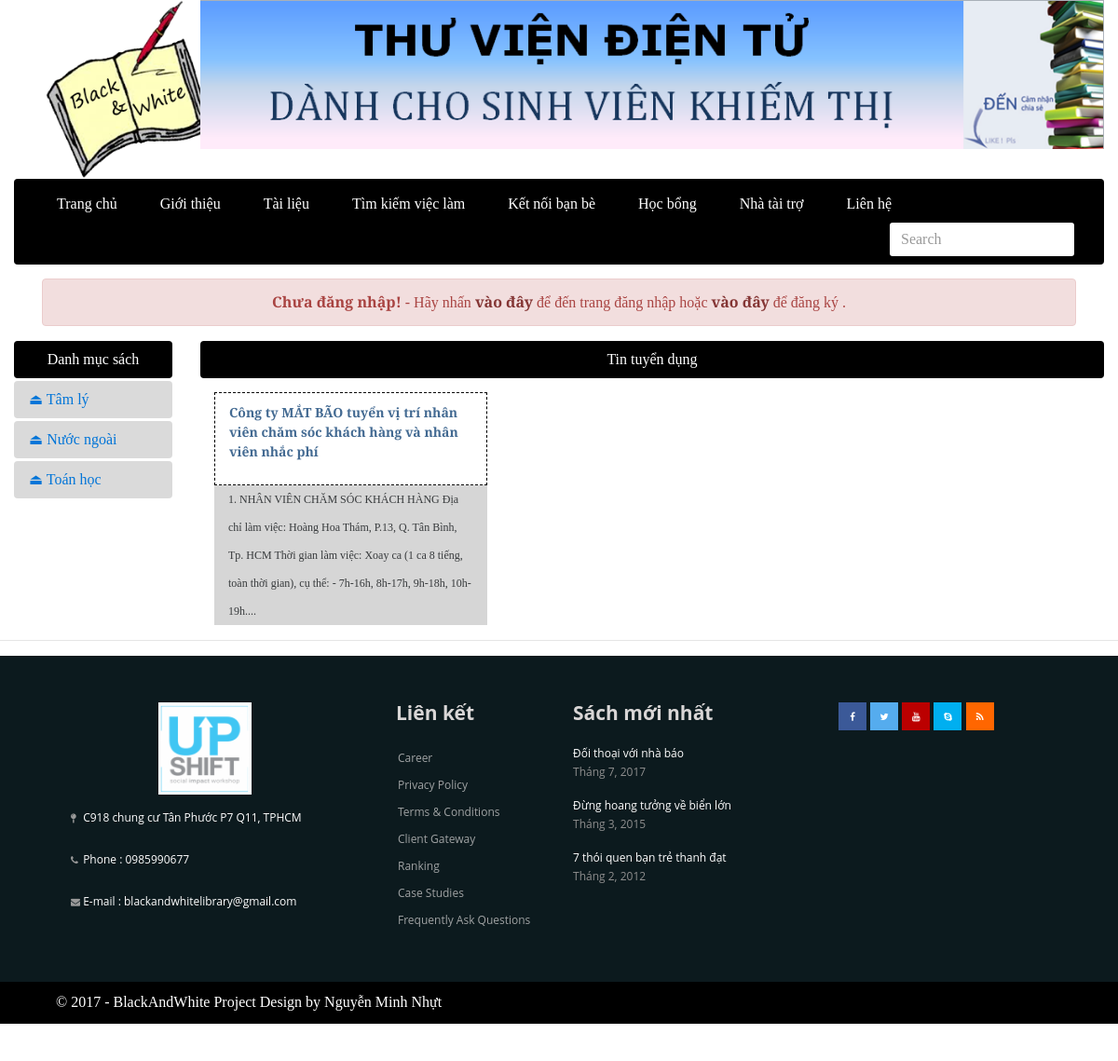
Before: /index.php?page=tin-tuyen-dung with the older database file.
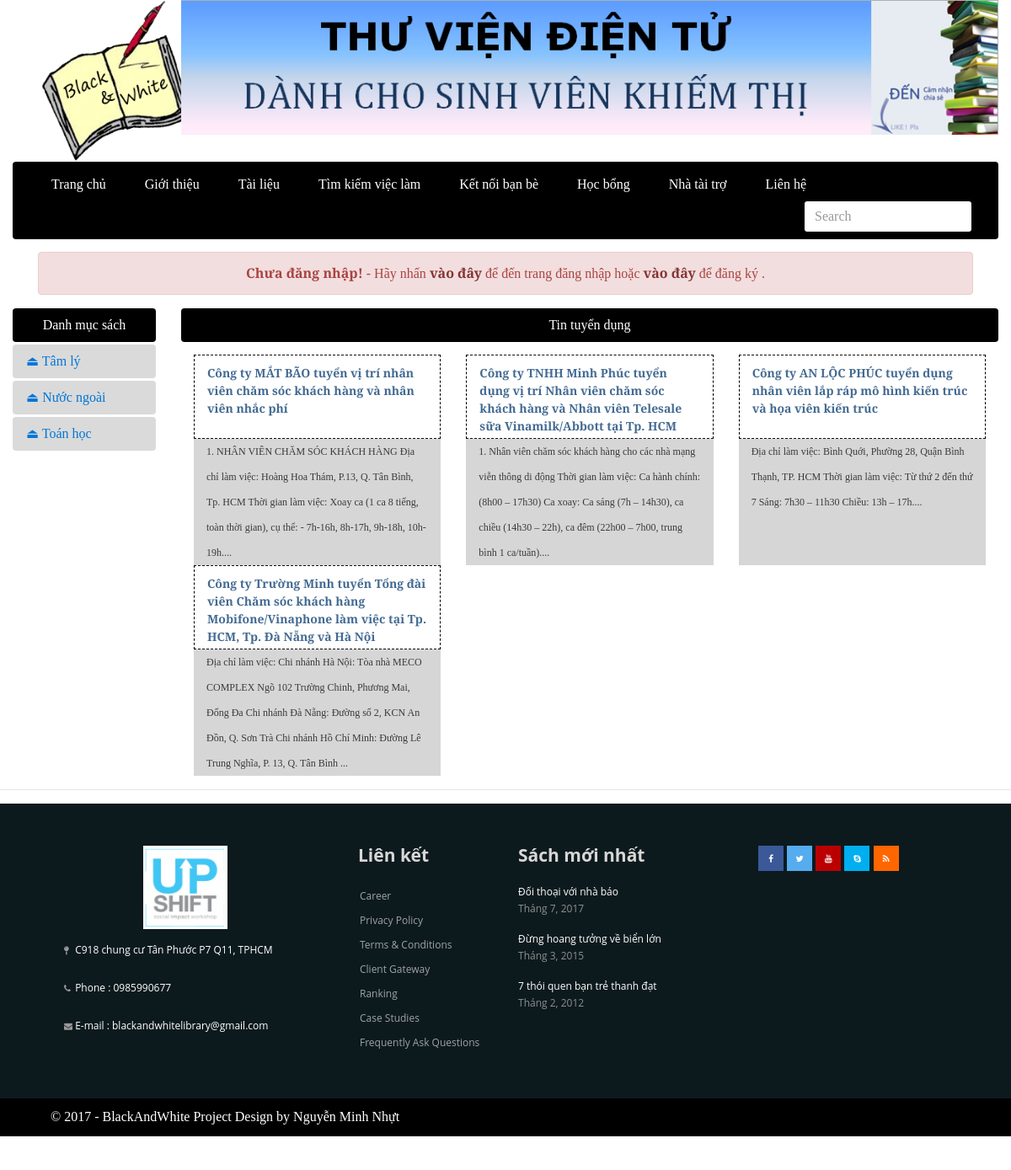
After: the same page with the newer database file.
### tables this page shows
CREATE TABLE `category` (
  `catid` int(10) NOT NULL,
  `catname` varchar(200) NOT NULL,
  `catnameseo` varchar(200) NOT NULL
);

CREATE TABLE `recruite` (
  `rid` int(100) NOT NULL,
  `rtit` varchar(255) NOT NULL,
  `rdes` text NOT NULL,
  `rct` text NOT NULL
);

### class/Db.class.php (called while the page is built, shortened)
<?php
class Db{
	private $conn = null;
	public function __construct()
	{
		$host ="mysql:host=". HOST."; dbname=". DB_NAME;
		try
		{
			$this->conn = new PDO($host, DB_USER, DB_PASS);
			$this->conn->query("set names 'utf8' ");
		}
		catch (PDOException $e)
		{
			echo "Không thể kết nối cơ sở dữ liệu";
		}
	}
	public function __destruct()
	{
		$this->conn = null;
	}
	private function query($sql, $arr = array(), $mode = PDO::FETCH_ASSOC)
	{
		$pre = $this->conn->prepare($sql);
		if(!$pre->execute($arr))
		{
			echo "Không thể thực thi"; exit;
		}
		return $pre->fetchAll($mode);
	}
	public function select($sql, $arr = array(), $mode = PDO::FETCH_ASSOC)
	{
		return $this->query($sql, $arr, $mode);
	}
}
?>

### include/recruite.php (the view)
<?php
$sql = "SELECT * FROM recruite";
$obj = new Db();
$rows = $obj->select($sql);
?>
<div class="col-sm-10">
    <nav class="navbar navbar-default navbar-fnt navbar-backgrnd menu-primary showcase">
    <center><div class="nav-link active" href="#"><span>Tin tuyển dụng</span></div></center>
  </nav>
  <div class="container">
    <div class="row">
      <?php
        foreach ($rows as $row) {
      ?>
      <div class="col-sm-4">
          <div class="col-sm-12 tieudetd">
            <a href="index.php?page=xem-tin-tuyen-dung&idtd=<?php echo $row['rid']; ?>"><?php echo $row['rtit']; ?></a>
          </div>
          <div class="col-sm-12 ndtuyendung">
            <?php echo $row['rdes']; ?>
          </div>
      </div>
      <?php } ?>
    </div>
  </div>
</div>

### index.php (shortened to what this page needs)
<!DOCTYPE html>
<html>
  <head>
    <?php
    require_once("include/header.php");
    ?>
  </head>
  <body>
    <?php
    require_once("include/banner.php");
    require_once("include/menuprimary.php");
    require_once("include/status.php");
    ?>
    <div class="container-fluid">
      <div class="row">
        <div class="col-sm-12">
          <div class="row">
            <?php
            require_once("include/leftmenu.php");
            if(isset($_GET['page'])){
              $id = $_GET['page'];
            }
            else $id = "";
            switch ($id) {
              case 'tin-tuyen-dung':
                require_once("include/recruite.php");
                break;
            }
            ?>
          </div>
        </div>
      </div>
    </div>
    <hr>
    <?php
    require_once("include/footer.php");
    ?>
  </body>
</html>

### include/header.php (shortened to what this page needs)
<link rel="stylesheet" href="vendor/bootstrap.css">
<link rel="stylesheet" href="vendor/font-awesome.css">
<link rel="stylesheet" href="style/style.css">

### include/banner.php
<div class="container-fluid">
  <div class="row">
    <div class="col-sm-2 push-1-sm logo">
      <img src="img/logo.png" alt="" height="200px">
    </div>
    <div class="col-sm-10">
      <div class="row banner">
        <div class="col-sm-12">
          <img src="img/banner.png" alt="">
        </div>
      </div>
    </div>
  </div>
</div>

### include/menuprimary.php
<div class="container-fluid">
  <div class="row">
    <div class="col-sm-12">
      <nav class="navbar navbar-default navbar-fnt navbar-backgrnd menu-primary">
        <ul class="nav navbar-nav">
          <li class="nav-item active firstitem">
            <a class="nav-link first-item" href="index.php">Trang chủ<span class="sr-only">(current)</span></a>
          </li>
          <li class="nav-item active">
            <a class="nav-link first-item" href="index.php?page=gioi-thieu">Giới thiệu<span class="sr-only">(current)</span></a>
          </li>
          <li class="nav-item active">
            <a class="nav-link first-item" href="index.php?page=test">Tài liệu<span class="sr-only">(current)</span></a>
          </li>
          <li class="nav-item active">
            <a class="nav-link first-item" href="index.php?page=tin-tuyen-dung">Tìm kiếm việc làm<span class="sr-only">(current)</span></a>
          </li>
          <li class="nav-item active">
            <a class="nav-link first-item" href="index.php">Kết nối bạn bè<span class="sr-only">(current)</span></a>
          </li>
          <li class="nav-item active">
            <a class="nav-link first-item" href="index.php">Học bổng<span class="sr-only">(current)</span></a>
          </li>
          <li class="nav-item active">
            <a class="nav-link first-item" href="index.php">Nhà tài trợ<span class="sr-only">(current)</span></a>
          </li>
          <li class="nav-item active">
            <a class="nav-link first-item" href="index.php">Liên hệ<span class="sr-only">(current)</span></a>
          </li>
          <form class="form-inline text-sm-right searchbox">
              <input class="form-control" type="text" placeholder="Search" style="width:200px;">
          </form>
        </ul>
      </nav>
    </div></div>
</div>

### include/status.php
<div class="container">
  <div class="row">
    <div class="col-sm-12 text-sm-center">
      <?php if (!isset($_SESSION['bawuser'])) { ?>
      <div class="alert alert-danger" role="alert">
        <strong>Chưa đăng nhập!</strong> - Hãy nhấn <a href="index.php?page=dang-nhap" class="alert-link">vào đây</a> để đến trang đăng nhập hoặc <a href="index.php?page=dang-ky" class="alert-link">vào đây</a> để đăng ký .
      </div>
      <?php } else{ ?>
        <div class="alert alert-info" role="alert">
          Xin chào, <strong><?php echo $_SESSION['bawuser']; ?></strong> - Hãy nhấn <a href="index.php?page=dang-xuat" class="alert-link">vào đây</a> để đăng xuất.
        </div>
        <?php } ?>
    </div>
  </div>
</div>

### include/leftmenu.php
<div class="col-sm-2 menu-left">
  <ul class="nav nav-pills nav-stacked">
    <li class="nav-item">
      <div href="#" class="nav-link active category">Danh mục sách</div>
    </li>
    <?php
    $sql = "SELECT * FROM category";
    $obj = new Db();
    $rows = $obj->select($sql);
    foreach ($rows as $row) {
    ?>
    <li class="nav-item">
       <a href="index.php?danh-muc=<?php echo $row['catnameseo']; ?>" class="nav-link"><span class="glyphicon glyphicon-th"></span>⏏ <?php echo $row['catname']; ?></a>
    </li>
    <?php } ?>
  </ul>
</div>

### include/footer.php
<footer>
<div class="container">
<div class="row">
  <div class="col-md-4 col-sm-6 footerleft ">
    <div class="logofooter text=sm=center"><center><img src="img/ntt.png" width="100px"></center></div>
    <p><i class="fa fa-map-pin"></i> C918 chung cư Tân Phước P7 Q11, TPHCM</p>
    <p><i class="fa fa-phone"></i> Phone : 0985990677</p>
    <p><i class="fa fa-envelope"></i> E-mail : blackandwhitelibrary@gmail.com</p>
  </div>
  <div class="col-md-2 col-sm-6 paddingtop-bottom">
    <h6 class="heading7">Liên kết</h6>
    <ul class="footer-ul">
      <li><a href="#"> Career</a></li>
      <li><a href="#"> Privacy Policy</a></li>
      <li><a href="#"> Terms & Conditions</a></li>
      <li><a href="#"> Client Gateway</a></li>
      <li><a href="#"> Ranking</a></li>
      <li><a href="#"> Case Studies</a></li>
      <li><a href="#"> Frequently Ask Questions</a></li>
    </ul>
  </div>
  <div class="col-md-3 col-sm-6 paddingtop-bottom">
    <h6 class="heading7">Sách mới nhất</h6>
    <div class="post">
      <p>Đối thoại với nhà báo <span>Tháng 7, 2017</span></p>
      <p>Đừng hoang tưởng về biển lớn <span>Tháng 3, 2015</span></p>
      <p>7 thói quen bạn trẻ thanh đạt <span>Tháng 2, 2012</span></p>
    </div>
  </div>
  <div class="col-md-3 col-sm-6 paddingtop-bottom">
    <div class="fb-page" data-href="https://www.facebook.com/facebook" data-tabs="timeline" data-height="300" data-small-header="false" style="margin-bottom:15px;" data-adapt-container-width="true" data-hide-cover="false" data-show-facepile="true">
      <div class="fb-xfbml-parse-ignore">
        <a href="#" class="fa fa-facebook"></a>
        <a href="#" class="fa fa-twitter"></a>
        <a href="#" class="fa fa-youtube"></a>
        <a href="#" class="fa fa-skype"></a>
        <a href="#" class="fa fa-rss"></a>
      </div>
    </div>
  </div>
</div>
</div>
</footer>
<div class="copyright">
<div class="container">
<div class="col-md-6">
  <p>© 2017 - BlackAndWhite Project Design by Nguyễn Minh Nhựt</p>
</div>
<div class="col-md-6">
  <ul class="bottom_ul">
    <li><a href="#">webenlance.com</a></li>
    <li><a href="#">About us</a></li>
    <li><a href="#">Blog</a></li>
    <li><a href="#">Faq's</a></li>
    <li><a href="#">Contact us</a></li>
    <li><a href="#">Site Map</a></li>
  </ul>
</div>
</div>
</div>

### style/style.css (style rules this page uses)
.tieudetd a { text-decoration: none; color: #436a92; }
.col-sm-12.ndtuyendung { background-color: #d6d6d6; width: 100%; height: 150px; line-height: 30px; font-size: 12px; }
.col-sm-12.tieudetd { color: black; border: black 1px dashed; font-size: 14px; height: 100px; padding-top: 10px; font-weight: bold; }
.showcase span { color: white; }
.nav-link.active.category { background-color: black; text-align: center; }
.menu-left a.nav-link { background-color: #dadada; font-weight: 500; }
nav.navbar.navbar-default.navbar-fnt.navbar-backgrnd.menu-primary { margin-bottom: 15px; }
.searchbox input.form-control { margin-right: 15px; }
.menu-primary a.nav-link.first-item { color: white; margin-left: 30px; }
.navbar-default { background-color: #000; border-color: #030033; }
.banner img { width: 1000px; }
.banner img { width: 100%; }
body { font-family: 'Prata', serif; }
.logo img { height: 192px; margin-top: 0px; margin-left: 28px; background-color: transparent; }
footer { background-color:#0c1a1e; min-height:350px; font-family: 'Open Sans', sans-serif; }
.footerleft { margin-top:50px; padding:0 36px; }
.logofooter { margin-bottom:10px; font-size:25px; color:#fff; font-weight:700; }
.footerleft p { color:#fff; font-size:12px !important; font-family: 'Open Sans', sans-serif; margin-bottom:15px; }
.footerleft p i { width:20px; color:#999; }
.paddingtop-bottom { margin-top:50px; }
.footer-ul { list-style-type:none; padding-left:0px; margin-left:2px; }
.footer-ul li { line-height:29px; font-size:12px; }
.footer-ul li a { color:#a0a3a4; transition: color 0.2s linear 0s, background 0.2s linear 0s; }
.copyright { min-height:40px; background-color:#000000; }
.copyright p { text-align:left; color:#FFF; padding:10px 0; margin-bottom:0px; }
.heading7 { font-size:21px; font-weight:700; color:#d9d6d6; margin-bottom:22px; }
.post p { font-size:12px; color:#FFF; line-height:20px; }
.post p span { display:block; color:#8f8f8f; }
.bottom_ul { list-style-type:none; float:right; margin-bottom:0px; }
.bottom_ul li { float:left; line-height:40px; }
.bottom_ul li:after { content:"/"; color:#FFF; margin-right:8px; margin-left:8px; }
.bottom_ul li a { color:#FFF; font-size:12px; }
.fa { padding: 10px; font-size: 10px; width: 30px; height: 30px; text-align: center; text-decoration: none; }
.fa-facebook { background: #3B5998; color: white; }
.fa-rss { background: #ff6600; color: white; }
.fa-youtube { background: #bb0000; color: white; }
.fa-skype { background: #00aff0; color: white; }
.fa-twitter { background: #55ACEE; color: white; }

Changed rows visible on the page:
added recruite: rtit "Công ty TNHH Minh Phúc tuyển dụng vị trí Nhân viên chăm sóc khách hàng và Nhân viên Telesale sữa Vinamilk/Abbott tại Tp. HCM", rdes "1. Nhân viên chăm sóc khách hàng cho các nhà mạng viễn thông di động Thời gian làm việc: Ca hành chính: (8h00 – 17h30) Ca xoay: Ca sáng (7h – 14h30), ca chiều (14h30 – 22h), ca đêm (22h00 – 7h00, trung bình 1 ca/tuần)...."
added recruite: rtit "Công ty AN LỘC PHÚC tuyển dụng nhân viên lắp ráp mô hình kiến trúc và họa viên kiến trúc", rdes "Địa chỉ làm việc: Bình Quới, Phường 28, Quận Bình Thạnh, TP. HCM Thời gian làm việc: Từ thứ 2 đến thứ 7 Sáng: 7h30 – 11h30 Chiều: 13h – 17h...."
added recruite: rtit "Công ty Trường Minh tuyển Tổng đài viên Chăm sóc khách hàng Mobifone/Vinaphone làm việc tại Tp. HCM, Tp. Đà Nẵng và Hà Nội", rdes "Địa chỉ làm việc: Chi nhánh Hà Nội: Tòa nhà MECO COMPLEX Ngõ 102 Trường Chinh, Phương Mai, Đống Đa Chi nhánh Đà Nẵng: Đường số 2, KCN An Đồn, Q. Sơn Trà Chi nhánh Hồ Chí Minh: Đường Lê Trung Nghĩa, P. 13, Q. Tân Bình ..."
